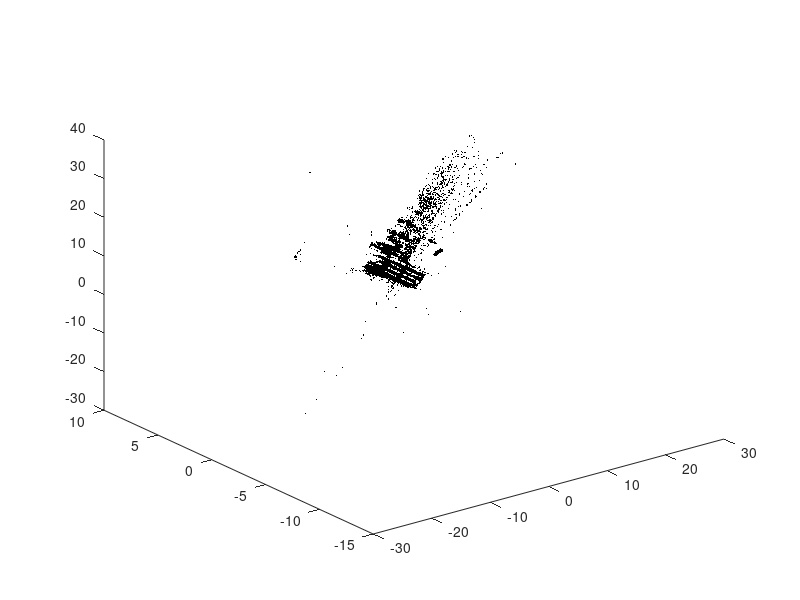
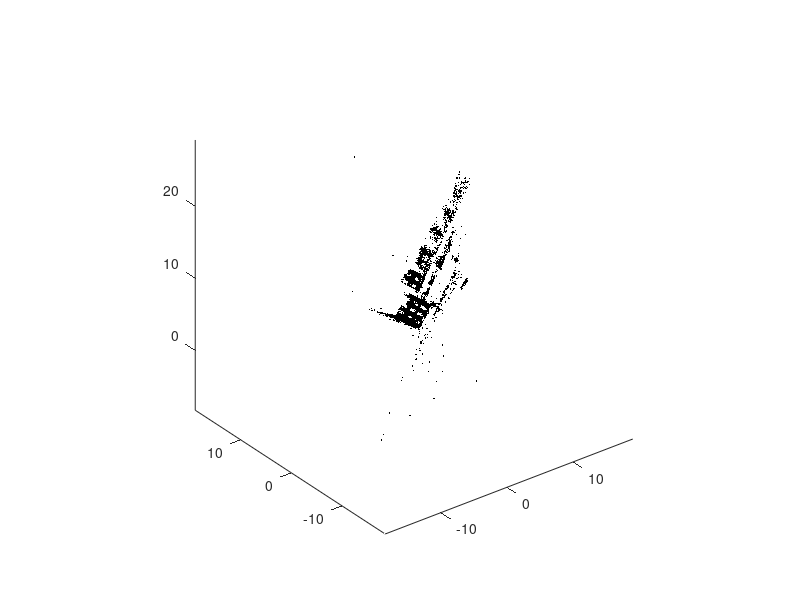
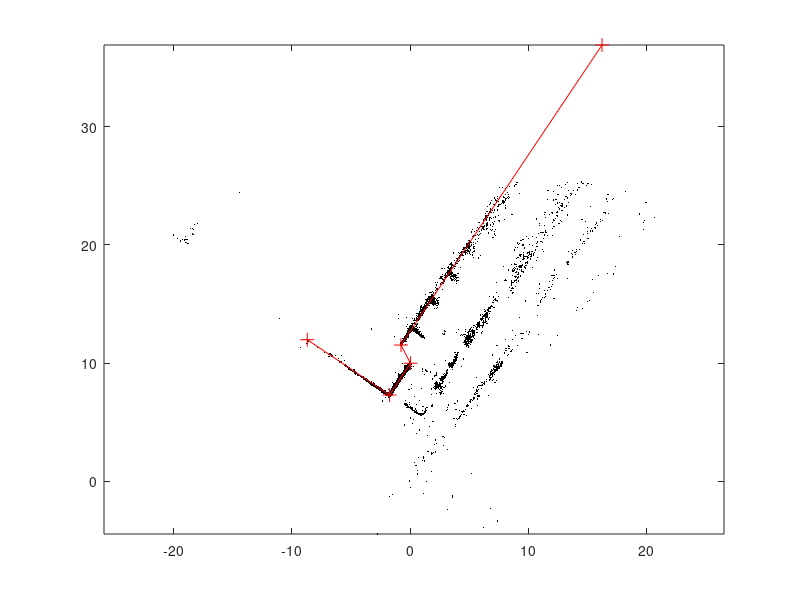

These figures' MATLAB source, in order:
close all;

startPath = pwd();
path(path,startPath);
path(path,[startPath, '/exportFig']);


% %load ReconstructionModelingOutputvars
% datasetName = 'SpilRect'
% datasetDir = [startPath, '/dataset/Spil/',datasetName,'/'];
% load([datasetDir,'MAP_',datasetName,'.mat']);
load MAP

figure;
plot3(MAP(:,1),MAP(:,2),MAP(:,3),'k.','MarkerSize',1);
pause;


X = MAP(:,1);
Xv = abs(X-mean(X));
[Sorted, XvIdx]= sort(Xv);
XvIdxCrop = XvIdx(1:round(0.95*length(Xv)));
%1:round(length(Xv)/100)
Idx = XvIdxCrop; figure; plot3(MAP(Idx,1),MAP(Idx,2),MAP(Idx,3),'k.','MarkerSize',3); axis equal
pause;



% plot by leaving Y value 0
%Z = MAP(XvIdxCrop,3);
Z = MAP(:,3);
Zv = abs(Z-mean(Z));
[Sorted, ZvIdx]= sort(Zv);
ZvIdxCrop = ZvIdx(1:round(0.99*length(Zv)));
Idx = ZvIdxCrop; figure; plot(MAP(Idx,1),MAP(Idx,3),'k.','MarkerSize',1); axis equal; hold on
pause;



%Z = Z+10

%[X,Z] = ginput(2); 
%save(['XZ',datasetName],'X','Z');

%% do ginput at matlab console and manually fill X and Z here:
X = [-8.6977, -1.7310, 0.0312, -0.7704, 4.9011];
Z = [11.9792, 7.2957, 9.9875, 11.5275, 19.991];
%
%% extend coord
X(5) =  X(4)+((X(5)-X(4))*3)
Z(5) =  Z(4)+((Z(5)-Z(4))*3)



% plots cornerpoint in pointcloud
plot(X,Z,'r+-','MarkerSize',10);

% %yGround = 1;
% %yAir = -3;	
%yAir = -4;	

%yGround = 1;
%yAir = -3.2;	

%yGround = 0
%yAir = -3 
%bConnectLastToFirstWall = false;
%WallsPc = generateWallsFromCornerPoints(X,Z, yGround,yAir, bConnectLastToFirstWall);
%load('../mats/WallsPcMiddle2.mat')
%save('../mats/WallsPcMiddleParaFar.mat','WallsPc');

load('WallsImproved.mat')



